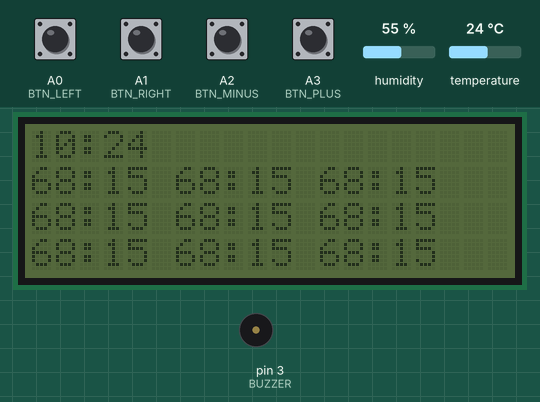
This program was run on a simulated Arduino Uno, built with avr-gcc and run on an emulated ATmega328P. On the bench: 20×4 character LCD, buzzer (waves = sounding, pin HIGH). The inputs (shaded band) are chosen by the test bench; at power-on: A0 (BTN_LEFT), A1 (BTN_RIGHT), A2 (BTN_MINUS), A3 (BTN_PLUS) HIGH, humidity 55 %, temperature 24 °C. The local clock reads 2024-03-15 10:24:30 at power-on unless the program sets it; EEPROM starts erased; what the program prints to the serial monitor is not drawn.

Above: at 1.2 s.
1.3 s: A0 (BTN_LEFT) pulled LOW for 1 s
At 3.3 s:
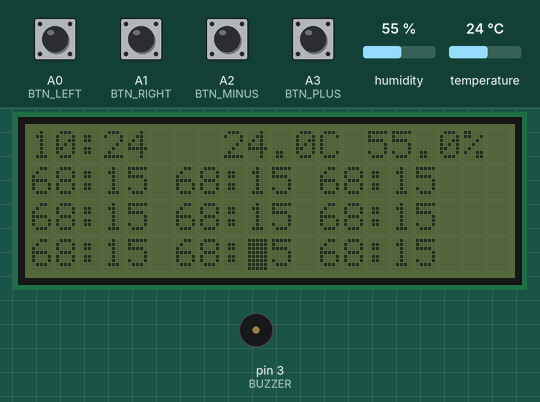
4.5 s: humidity set to 22 %
At 5.8 s:
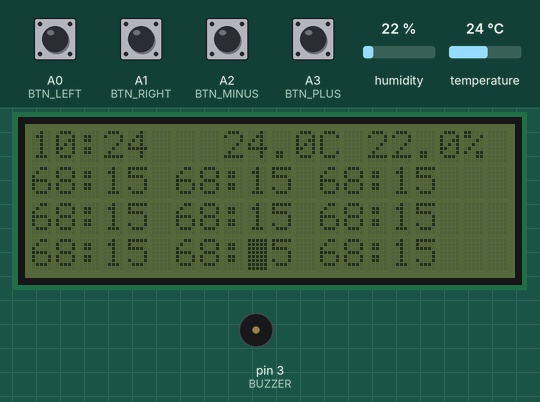
11.5 s: A1 (BTN_RIGHT) pulled LOW for 0.2 s
At 12.8 s:
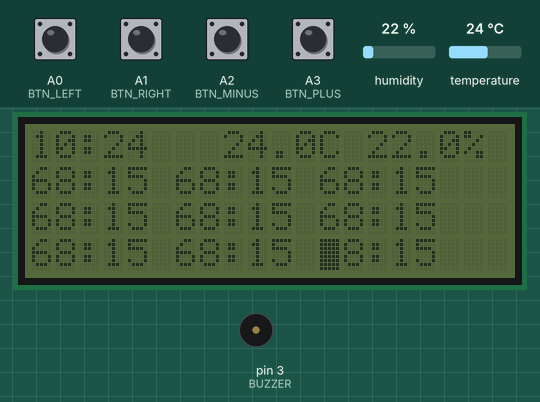
13.2 s: A2 (BTN_MINUS) pulled LOW for 0.2 s
At 13.8 s:
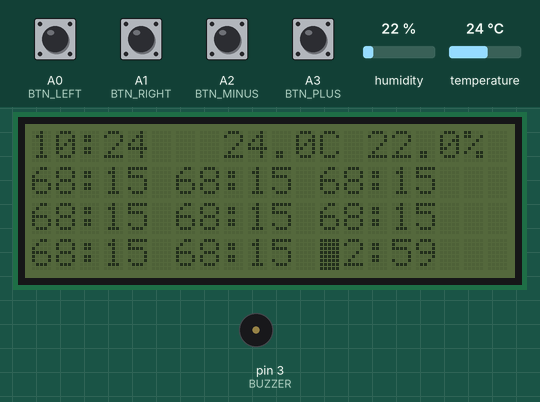
14.9 s: A3 (BTN_PLUS) pulled LOW for 1 s
17.4 s: temperature set to 12 °C
At 19.1 s:
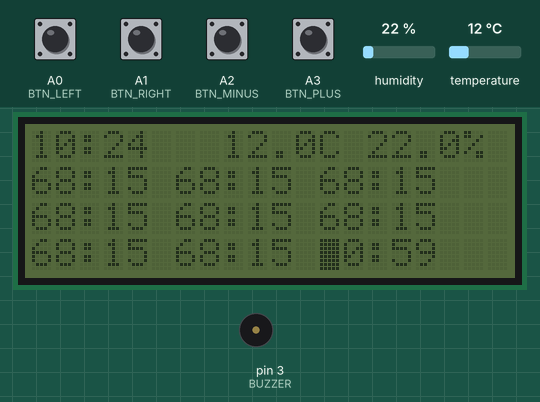
Timing chart, 0 to 20.6 s (numbered marks = the images above; inputs shaded):
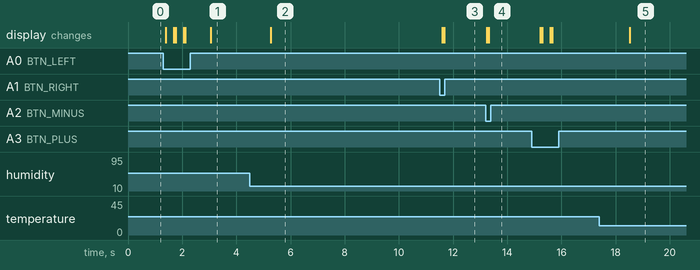

The program:

main.cpp
```cpp
/*************************************************************************
 * ALARM, TEMPERATURE AND HUMIDITY CHECK UNIT
 * HOW TO USE
 * ALL POSITIONS ARE RELATIVE TO THE SCREEN
 * TOP LEFT BUTTON CLICK - MOVE LEFT
 * TOP RIGHT BUTTON CLICK - MOVE RIGHT
 * BOTTOM LETF BUTTON CLICK - DECREASES VALUE
 * BOTTOM RIGHT BUTTON CLICK - INCREASES VALUE
 * TOP LEFT BUTTON AND TOP RIGHT BUTTON CLICK - TOGGLE SCREEN LIGHT
*************************************************************************/

// Date and time functions using a PCF8523 RTC connected via I2C and Wire lib
#include <Arduino.h>
#include <LiquidCrystal_I2C.h>
#include <RTClib.h>
#include <EEPROM.h>
#include <DHT.h>

RTC_PCF8523 rtc;
LiquidCrystal_I2C lcd{0x27, 20, 4};
DHT dht;
#define BTN_LEFT A0
#define BTN_RIGHT A1
#define BTN_MINUS A2
#define BTN_PLUS A3
#define BUZZER 3


// Display State

#define MINUTES_PER_24H (60 * 24)
#define NUM_ALARMS 9
uint16_t alarms[NUM_ALARMS], now;

// 0 is no selection, then alarms
uint8_t selection;

// light mode
boolean light;

// accounts for no selection
#define NUM_SELECTION ((2*NUM_ALARMS)+1)

unsigned long last_dht_sample;

void redraw_screen();
void selection_cursor();
void ringtone();

void setup() {
    Serial.begin(9600);
    dht.setup(8);
    lcd.init();
    lcd.clear();
    lcd.setCursor(0,0);
    light = false;

    pinMode(BTN_LEFT, INPUT_PULLUP);
    pinMode(BTN_RIGHT, INPUT_PULLUP);
    pinMode(BTN_MINUS, INPUT_PULLUP);
    pinMode(BTN_PLUS, INPUT_PULLUP);
    pinMode(BUZZER, OUTPUT);

    EEPROM.get(0, alarms);

    Serial.println("Done initializing");

    if (!rtc.begin()) {
        lcd.print("ERROR: No RTC!");
        Serial.println("No RTC!");
        while (1) delay(10);
    }
    if (!rtc.initialized() || rtc.lostPower()) {
    // if (true) {
        lcd.clear();
        lcd.setCursor(0,0);
        lcd.print("Setting RTC to:");
        Serial.println("Setting RTC");
        lcd.setCursor(0,1);
        lcd.print(F(__DATE__));
        lcd.setCursor(0,2);
        lcd.print(F(__TIME__));
        lcd.print(" (+6s)");
        rtc.adjust(DateTime(F(__DATE__), F(__TIME__)) + TimeSpan(6));
        rtc.start();
        delay(5000);
        lcd.clear();
        lcd.setCursor(0,0);
    }
    rtc.start();
}

void loop() {
    bool should_redraw = false;
    // buttons

    if (!digitalRead(BTN_LEFT) && digitalRead(BTN_RIGHT)) {
        selection = (selection + NUM_SELECTION - 1) % NUM_SELECTION;
        should_redraw = true;
    }

    if (!digitalRead(BTN_RIGHT) && digitalRead(BTN_LEFT)) {
        selection = (selection + 1) % NUM_SELECTION;
        should_redraw = true;
    }

    if (!digitalRead(BTN_MINUS) && selection != 0) {
        uint8_t alarm = (selection - 1) / 2;
        uint8_t step = (selection % 2) ? 60 : 1;
        alarms[alarm] = (alarms[alarm] + MINUTES_PER_24H - step) % MINUTES_PER_24H;
        should_redraw = true;
    }

    if (!digitalRead(BTN_PLUS) && selection != 0) {
        uint8_t alarm = (selection - 1) / 2;
        uint8_t step = (selection % 2) ? 60 : 1;
        alarms[alarm] = (alarms[alarm] + step) % MINUTES_PER_24H;
        should_redraw = true;
    }

    if (!digitalRead(BTN_LEFT) && !digitalRead(BTN_RIGHT)){
        if (!light) {
            light = true;
            lcd.backlight();
        }
        else {
            light = false;
            lcd.noBacklight();
        }
    }

    // alarms

    DateTime time_now = rtc.now();
    uint16_t prev_now = now;
    now = time_now.hour() * 60 + time_now.minute();
    if (time_now.second() <= 2) {
        for (uint16_t alarm : alarms) {
            if (alarm == now && alarm != 0) {
                ringtone();
            }
        }
    }

    if (now != prev_now) {
        should_redraw = true;
    }

    if (should_redraw) {
        redraw_screen();
        EEPROM.put(0, alarms);
    }

    unsigned long millis_now = millis();
    if (millis_now - last_dht_sample >= 3000) {
        lcd.setCursor(8,0);
        float temp = dht.getTemperature();
        float humidity = dht.getHumidity();
        lcd.print(temp, 1); // 00.0
        lcd.print("C ");
        lcd.print(humidity, 1); // 000.0
        lcd.print("% ");
    }

    selection_cursor();

    delay(300);
}

void write_time(uint16_t time) {
    uint8_t hour = time / 60;
    uint8_t minute = time % 60;

    if (hour < 10) {
        lcd.write('0');
    }
    lcd.print(hour);
    lcd.write(':');
    if (minute < 10) {
        lcd.write('0');
    }
    lcd.print(minute);
}

void redraw_screen() {
    lcd.setCursor(0,0);
    lcd.noBlink();
    lcd.noCursor();
    write_time(now);

    for (uint8_t i = 0; i < NUM_ALARMS; ++i) {
        uint8_t row = 1 + (i / 3);
        uint8_t col = (i % 3) * 6;
        lcd.setCursor(col, row);
        write_time(alarms[i]);
    }
}

void selection_cursor() {
    if (selection != 0) {
        uint8_t row = 1 + ((selection - 1) / 6);
        uint8_t col = ((selection - 1) % 6) * 3;
        lcd.blink();
        lcd.cursor();
        lcd.setCursor(col, row);
    }
}

void ringtone() {
    // 1kHz beeps, 50ms each, 500ms apart, for 20 seconds in total
    for (int seconds = 0; seconds < 20; ++seconds) {
        for (int beep = 0; beep < 2; ++beep) {
            tone(BUZZER, 1000, 50);
            delay(500);
        }
    }
}
```

Measured:
- after the input at 1.3 s, the display: first changes after 0.09 s (image 1 shows a later state)
- after the input at 4.5 s, the display: changes after 0.77 s (image 2)
- after the input at 11.5 s, the display: first changes after 0.10 s (image 3 shows a later state)
- after the input at 13.2 s, the display: first changes after 0.05 s (image 4 shows a later state)
